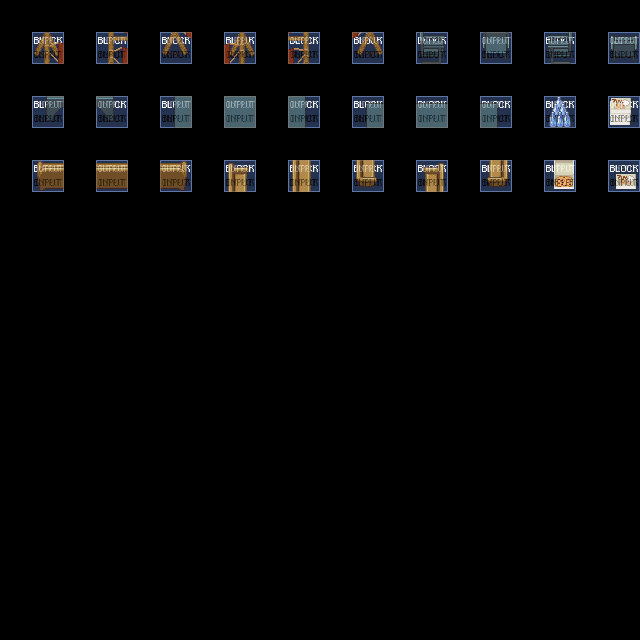

This is a level from a 2D game, rendered from its Tiled map with the project's own tilesets. A one-line summary and the complete map file follow:
An orthogonal 20x20 tile map with 32x32 px tiles, 4 tile layers (output_collisions, input_objects, regions_output, regions_input), 2 tilesets.

<map version="1.5" tiledversion="1.7.2" orientation="orthogonal" renderorder="right-down" width="20" height="20" tilewidth="32" tileheight="32" infinite="0" nextlayerid="11" nextobjectid="1">
 <tileset firstgid="1" source="../tilesets/mapUtilities.tsx" />
 <tileset firstgid="13" source="../tilesets/scifi_space_rpg_tiles_lpcized_mate_frama.tsx" />
 <layer id="1" name="output_collisions" width="20" height="20">
  <data encoding="csv">
0,0,0,0,0,0,0,0,0,0,0,0,0,0,0,0,0,0,0,0,
0,4,0,4,0,4,0,4,0,4,0,4,0,4,0,4,0,4,0,4,
0,0,0,0,0,0,0,0,0,0,0,0,0,0,0,0,0,0,0,0,
0,4,0,4,0,4,0,4,0,4,0,4,0,4,0,4,0,4,0,4,
0,0,0,0,0,0,0,0,0,0,0,0,0,0,0,0,0,0,0,0,
0,4,0,4,0,4,0,4,0,4,0,4,0,4,0,4,0,4,0,4,
0,0,0,0,0,0,0,0,0,0,0,0,0,0,0,0,0,0,0,0,
0,0,0,0,0,0,0,0,0,0,0,0,0,0,0,0,0,0,0,0,
0,0,0,0,0,0,0,0,0,0,0,0,0,0,0,0,0,0,0,0,
0,0,0,0,0,0,0,0,0,0,0,0,0,0,0,0,0,0,0,0,
0,0,0,0,0,0,0,0,0,0,0,0,0,0,0,0,0,0,0,0,
0,0,0,0,0,0,0,0,0,0,0,0,0,0,0,0,0,0,0,0,
0,0,0,0,0,0,0,0,0,0,0,0,0,0,0,0,0,0,0,0,
0,0,0,0,0,0,0,0,0,0,0,0,0,0,0,0,0,0,0,0,
0,0,0,0,0,0,0,0,0,0,0,0,0,0,0,0,0,0,0,0,
0,0,0,0,0,0,0,0,0,0,0,0,0,0,0,0,0,0,0,0,
0,0,0,0,0,0,0,0,0,0,0,0,0,0,0,0,0,0,0,0,
0,0,0,0,0,0,0,0,0,0,0,0,0,0,0,0,0,0,0,0,
0,0,0,0,0,0,0,0,0,0,0,0,0,0,0,0,0,0,0,0,
0,0,0,0,0,0,0,0,0,0,0,0,0,0,0,0,0,0,0,0
</data>
 </layer>
 <layer id="2" name="input_objects" width="20" height="20">
  <data encoding="csv">
0,0,0,0,0,0,0,0,0,0,0,0,0,0,0,0,0,0,0,0,
0,117,0,135,0,153,0,120,0,138,0,156,0,65,0,66,0,101,0,102,
0,0,0,0,0,0,0,0,0,0,0,0,0,0,0,0,0,0,0,0,
0,142,0,144,0,124,0,125,0,126,0,106,0,107,0,108,0,192,0,100,
0,0,0,0,0,0,0,0,0,0,0,0,0,0,0,0,0,0,0,0,
0,63,0,30,0,64,0,27,0,29,0,45,0,28,0,46,0,99,0,82,
0,0,0,0,0,0,0,0,0,0,0,0,0,0,0,0,0,0,0,0,
0,0,0,0,0,0,0,0,0,0,0,0,0,0,0,0,0,0,0,0,
0,0,0,0,0,0,0,0,0,0,0,0,0,0,0,0,0,0,0,0,
0,0,0,0,0,0,0,0,0,0,0,0,0,0,0,0,0,0,0,0,
0,0,0,0,0,0,0,0,0,0,0,0,0,0,0,0,0,0,0,0,
0,0,0,0,0,0,0,0,0,0,0,0,0,0,0,0,0,0,0,0,
0,0,0,0,0,0,0,0,0,0,0,0,0,0,0,0,0,0,0,0,
0,0,0,0,0,0,0,0,0,0,0,0,0,0,0,0,0,0,0,0,
0,0,0,0,0,0,0,0,0,0,0,0,0,0,0,0,0,0,0,0,
0,0,0,0,0,0,0,0,0,0,0,0,0,0,0,0,0,0,0,0,
0,0,0,0,0,0,0,0,0,0,0,0,0,0,0,0,0,0,0,0,
0,0,0,0,0,0,0,0,0,0,0,0,0,0,0,0,0,0,0,0,
0,0,0,0,0,0,0,0,0,0,0,0,0,0,0,0,0,0,0,0,
0,0,0,0,0,0,0,0,0,0,0,0,0,0,0,0,0,0,0,0
</data>
 </layer>
 <layer id="4" name="regions_output" width="20" height="20" opacity="0.3">
  <data encoding="csv">
0,0,0,0,0,0,0,0,0,0,0,0,0,0,0,0,0,0,0,0,
0,12,0,12,0,12,0,12,0,12,0,12,0,12,0,12,0,12,0,12,
0,0,0,0,0,0,0,0,0,0,0,0,0,0,0,0,0,0,0,0,
0,12,0,12,0,12,0,12,0,12,0,12,0,12,0,12,0,12,0,12,
0,0,0,0,0,0,0,0,0,0,0,0,0,0,0,0,0,0,0,0,
0,12,0,12,0,12,0,12,0,12,0,12,0,12,0,12,0,12,0,12,
0,0,0,0,0,0,0,0,0,0,0,0,0,0,0,0,0,0,0,0,
0,0,0,0,0,0,0,0,0,0,0,0,0,0,0,0,0,0,0,0,
0,0,0,0,0,0,0,0,0,0,0,0,0,0,0,0,0,0,0,0,
0,0,0,0,0,0,0,0,0,0,0,0,0,0,0,0,0,0,0,0,
0,0,0,0,0,0,0,0,0,0,0,0,0,0,0,0,0,0,0,0,
0,0,0,0,0,0,0,0,0,0,0,0,0,0,0,0,0,0,0,0,
0,0,0,0,0,0,0,0,0,0,0,0,0,0,0,0,0,0,0,0,
0,0,0,0,0,0,0,0,0,0,0,0,0,0,0,0,0,0,0,0,
0,0,0,0,0,0,0,0,0,0,0,0,0,0,0,0,0,0,0,0,
0,0,0,0,0,0,0,0,0,0,0,0,0,0,0,0,0,0,0,0,
0,0,0,0,0,0,0,0,0,0,0,0,0,0,0,0,0,0,0,0,
0,0,0,0,0,0,0,0,0,0,0,0,0,0,0,0,0,0,0,0,
0,0,0,0,0,0,0,0,0,0,0,0,0,0,0,0,0,0,0,0,
0,0,0,0,0,0,0,0,0,0,0,0,0,0,0,0,0,0,0,0
</data>
 </layer>
 <layer id="8" name="regions_input" width="20" height="20" opacity="0.3">
  <data encoding="csv">
0,0,0,0,0,0,0,0,0,0,0,0,0,0,0,0,0,0,0,0,
0,10,0,10,0,10,0,10,0,10,0,10,0,10,0,10,0,10,0,10,
0,0,0,0,0,0,0,0,0,0,0,0,0,0,0,0,0,0,0,0,
0,10,0,10,0,10,0,10,0,10,0,10,0,10,0,10,0,10,0,10,
0,0,0,0,0,0,0,0,0,0,0,0,0,0,0,0,0,0,0,0,
0,10,0,10,0,10,0,10,0,10,0,10,0,10,0,10,0,10,0,10,
0,0,0,0,0,0,0,0,0,0,0,0,0,0,0,0,0,0,0,0,
0,0,0,0,0,0,0,0,0,0,0,0,0,0,0,0,0,0,0,0,
0,0,0,0,0,0,0,0,0,0,0,0,0,0,0,0,0,0,0,0,
0,0,0,0,0,0,0,0,0,0,0,0,0,0,0,0,0,0,0,0,
0,0,0,0,0,0,0,0,0,0,0,0,0,0,0,0,0,0,0,0,
0,0,0,0,0,0,0,0,0,0,0,0,0,0,0,0,0,0,0,0,
0,0,0,0,0,0,0,0,0,0,0,0,0,0,0,0,0,0,0,0,
0,0,0,0,0,0,0,0,0,0,0,0,0,0,0,0,0,0,0,0,
0,0,0,0,0,0,0,0,0,0,0,0,0,0,0,0,0,0,0,0,
0,0,0,0,0,0,0,0,0,0,0,0,0,0,0,0,0,0,0,0,
0,0,0,0,0,0,0,0,0,0,0,0,0,0,0,0,0,0,0,0,
0,0,0,0,0,0,0,0,0,0,0,0,0,0,0,0,0,0,0,0,
0,0,0,0,0,0,0,0,0,0,0,0,0,0,0,0,0,0,0,0,
0,0,0,0,0,0,0,0,0,0,0,0,0,0,0,0,0,0,0,0
</data>
 </layer>
</map>
